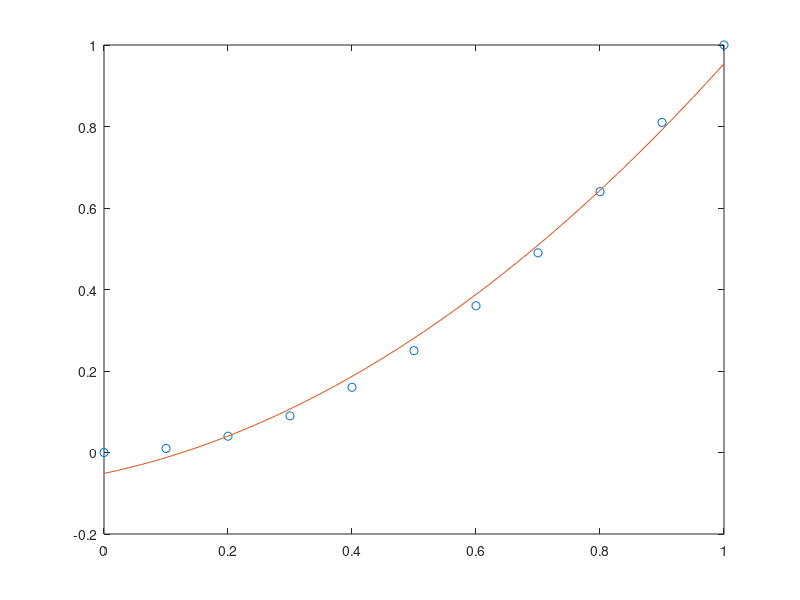

This figure's MATLAB source:
close all

m = 11; % number of points
deg = 2;

x = linspace(0,1,m);
x = x(:)
X = fliplr(vander(x));

rng('default');
s = rng;
y = x.^2 + 0.1 * randn(length(x),1);

x1 = linspace(0,1);
y1 = x1.^2;

theta = polyfit(x,y,deg);
disp(theta)

figure 
plot(x,x.^2,'o')
hold on
x = linspace(0,1);
y1 = polyval(theta,x1);
plot(x1,y1)
hold off

(y - X(:,1:(deg+1)) * flip(theta).')' * (y - X(:,1:(deg+1)) * flip(theta).') / length(x)
